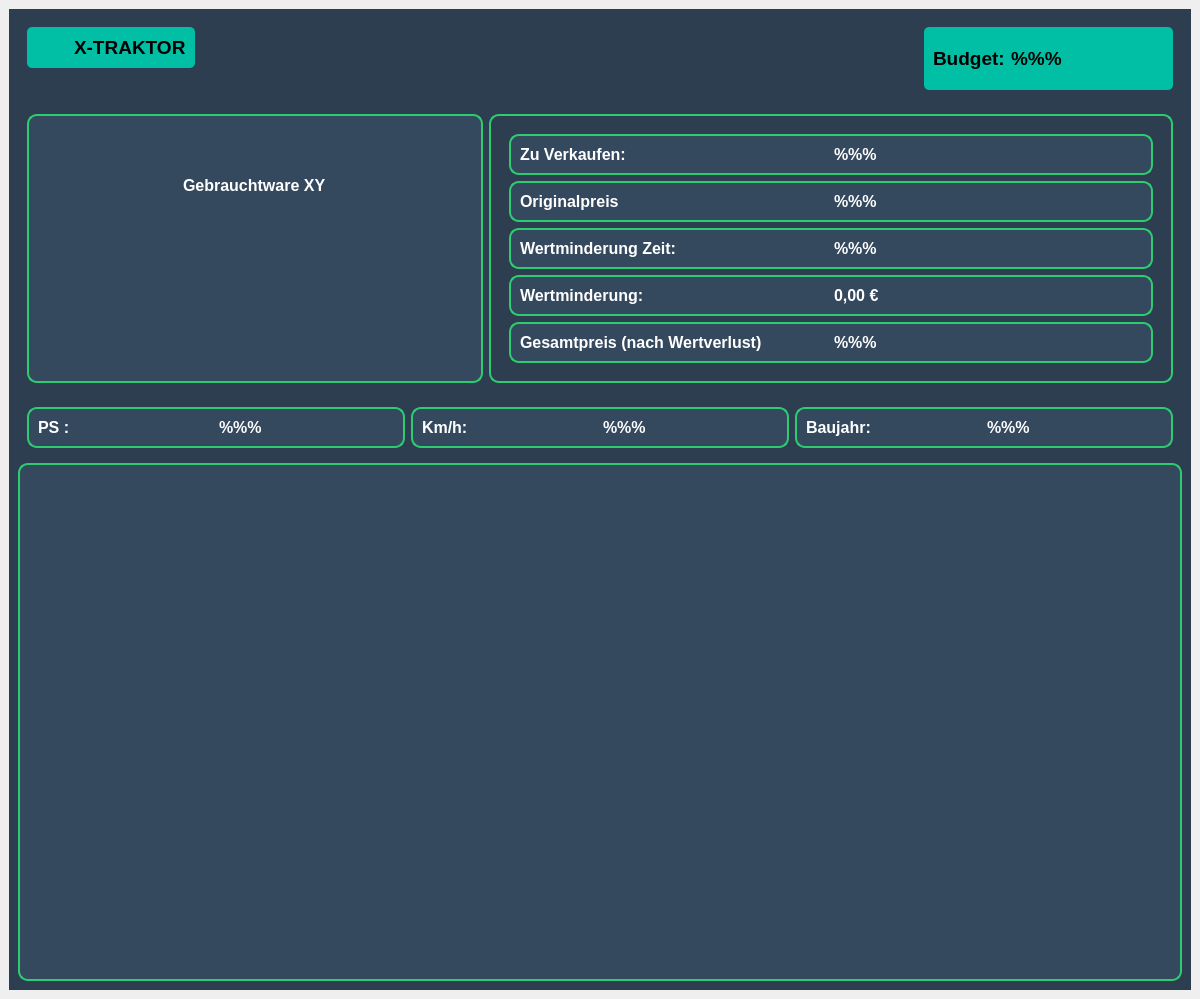
<?xml version="1.0" encoding="UTF-8"?>
<ui version="4.0">
 <class>MainWindow</class>
 <widget class="QMainWindow" name="MainWindow">
  <property name="geometry">
   <rect>
    <x>0</x>
    <y>0</y>
    <width>1200</width>
    <height>999</height>
   </rect>
  </property>
  <property name="windowTitle">
   <string>Gebrauchtwaren</string>
  </property>
  <widget class="QWidget" name="centralwidget">
   <layout class="QVBoxLayout" name="verticalLayout">
    <item>
     <widget class="QFrame" name="main_frame">
      <property name="styleSheet">
       <string notr="true">QFrame#main_frame{
	background-color: rgb(44, 62, 80);
	
}</string>
      </property>
      <property name="frameShape">
       <enum>QFrame::NoFrame</enum>
      </property>
      <property name="frameShadow">
       <enum>QFrame::Raised</enum>
      </property>
      <layout class="QVBoxLayout" name="verticalLayout_2">
       <item>
        <widget class="QFrame" name="header_frame">
         <property name="styleSheet">
          <string notr="true"/>
         </property>
         <property name="frameShape">
          <enum>QFrame::NoFrame</enum>
         </property>
         <property name="frameShadow">
          <enum>QFrame::Raised</enum>
         </property>
         <layout class="QHBoxLayout" name="horizontalLayout">
          <item alignment="Qt::AlignLeft|Qt::AlignTop">
           <widget class="QFrame" name="frame">
            <property name="styleSheet">
             <string notr="true">background-color: rgb(0, 191, 165);
border-radius: 5px;
</string>
            </property>
            <property name="frameShape">
             <enum>QFrame::NoFrame</enum>
            </property>
            <property name="frameShadow">
             <enum>QFrame::Raised</enum>
            </property>
            <layout class="QHBoxLayout" name="horizontalLayout_3">
             <item>
              <widget class="QPushButton" name="home_Button">
               <property name="cursor">
                <cursorShape>PointingHandCursor</cursorShape>
               </property>
               <property name="text">
                <string/>
               </property>
               <property name="icon">
                <iconset>
                 <normaloff>:/Icons/icons/home.svg</normaloff>:/Icons/icons/home.svg</iconset>
               </property>
               <property name="iconSize">
                <size>
                 <width>45</width>
                 <height>45</height>
                </size>
               </property>
              </widget>
             </item>
             <item>
              <widget class="QLabel" name="web_label">
               <property name="font">
                <font>
                 <pointsize>14</pointsize>
                 <bold>true</bold>
                </font>
               </property>
               <property name="frameShape">
                <enum>QFrame::NoFrame</enum>
               </property>
               <property name="frameShadow">
                <enum>QFrame::Plain</enum>
               </property>
               <property name="text">
                <string>X-TRAKTOR</string>
               </property>
              </widget>
             </item>
            </layout>
           </widget>
          </item>
          <item alignment="Qt::AlignRight|Qt::AlignTop">
           <widget class="QFrame" name="frame_2">
            <property name="sizePolicy">
             <sizepolicy hsizetype="Preferred" vsizetype="Preferred">
              <horstretch>0</horstretch>
              <verstretch>0</verstretch>
             </sizepolicy>
            </property>
            <property name="styleSheet">
             <string notr="true">background-color: rgb(0, 191, 165);
border-radius: 5px;
</string>
            </property>
            <property name="frameShape">
             <enum>QFrame::NoFrame</enum>
            </property>
            <property name="frameShadow">
             <enum>QFrame::Raised</enum>
            </property>
            <layout class="QHBoxLayout" name="horizontalLayout_2">
             <item>
              <widget class="QLabel" name="label_3">
               <property name="font">
                <font>
                 <pointsize>14</pointsize>
                 <bold>true</bold>
                </font>
               </property>
               <property name="text">
                <string>Budget:</string>
               </property>
              </widget>
             </item>
             <item>
              <widget class="QLabel" name="budget_label">
               <property name="font">
                <font>
                 <pointsize>14</pointsize>
                 <bold>true</bold>
                </font>
               </property>
               <property name="inputMethodHints">
                <set>Qt::ImhNone</set>
               </property>
               <property name="text">
                <string>%%%</string>
               </property>
               <property name="textFormat">
                <enum>Qt::AutoText</enum>
               </property>
              </widget>
             </item>
             <item>
              <widget class="QPushButton" name="acc_Button">
               <property name="minimumSize">
                <size>
                 <width>45</width>
                 <height>45</height>
                </size>
               </property>
               <property name="cursor">
                <cursorShape>PointingHandCursor</cursorShape>
               </property>
               <property name="text">
                <string/>
               </property>
               <property name="iconSize">
                <size>
                 <width>45</width>
                 <height>45</height>
                </size>
               </property>
              </widget>
             </item>
             <item>
              <widget class="QPushButton" name="shopping_Button">
               <property name="minimumSize">
                <size>
                 <width>45</width>
                 <height>45</height>
                </size>
               </property>
               <property name="cursor">
                <cursorShape>PointingHandCursor</cursorShape>
               </property>
               <property name="text">
                <string/>
               </property>
               <property name="iconSize">
                <size>
                 <width>45</width>
                 <height>45</height>
                </size>
               </property>
              </widget>
             </item>
            </layout>
           </widget>
          </item>
         </layout>
        </widget>
       </item>
       <item>
        <widget class="QFrame" name="content_frame">
         <property name="accessibleName">
          <string/>
         </property>
         <property name="accessibleDescription">
          <string/>
         </property>
         <property name="styleSheet">
          <string notr="true">QFrame#content_frame{
	background-color: rgb(44, 62, 80);
}</string>
         </property>
         <property name="frameShape">
          <enum>QFrame::NoFrame</enum>
         </property>
         <property name="frameShadow">
          <enum>QFrame::Raised</enum>
         </property>
         <layout class="QHBoxLayout" name="horizontalLayout_4" stretch="2,3">
          <item>
           <widget class="QFrame" name="frame_1">
            <property name="styleSheet">
             <string notr="true">QFrame#frame_1{
	background-color: rgb(52, 73, 94);
	border-radius: 10px;
	border: 2px solid rgb(46, 204, 113);
}</string>
            </property>
            <property name="frameShape">
             <enum>QFrame::NoFrame</enum>
            </property>
            <property name="frameShadow">
             <enum>QFrame::Raised</enum>
            </property>
            <layout class="QVBoxLayout" name="verticalLayout_3">
             <item alignment="Qt::AlignHCenter">
              <widget class="QLabel" name="name_label">
               <property name="font">
                <font>
                 <pointsize>12</pointsize>
                 <bold>true</bold>
                </font>
               </property>
               <property name="styleSheet">
                <string notr="true">color: white;</string>
               </property>
               <property name="text">
                <string>Gebrauchtware XY</string>
               </property>
              </widget>
             </item>
             <item alignment="Qt::AlignHCenter|Qt::AlignVCenter">
              <widget class="QLabel" name="picture">
               <property name="maximumSize">
                <size>
                 <width>400</width>
                 <height>400</height>
                </size>
               </property>
               <property name="focusPolicy">
                <enum>Qt::NoFocus</enum>
               </property>
               <property name="text">
                <string/>
               </property>
               <property name="pixmap">
                <pixmap>:/Traktoren/pictures/Traktoren/Claas_Axion_950.jpg</pixmap>
               </property>
               <property name="scaledContents">
                <bool>true</bool>
               </property>
              </widget>
             </item>
            </layout>
           </widget>
          </item>
          <item>
           <widget class="QFrame" name="frame_3">
            <property name="styleSheet">
             <string notr="true">QFrame#frame_3 {
	background-color: rgb(44, 62, 80);
	border-radius: 10px;
	border: 2px solid rgb(46, 204, 113);
}</string>
            </property>
            <property name="frameShape">
             <enum>QFrame::NoFrame</enum>
            </property>
            <property name="frameShadow">
             <enum>QFrame::Raised</enum>
            </property>
            <layout class="QVBoxLayout" name="verticalLayout_4">
             <item>
              <widget class="QFrame" name="frame_8">
               <property name="styleSheet">
                <string notr="true">QFrame#frame_8 {
	background-color: rgb(44, 62, 80);
}</string>
               </property>
               <property name="frameShape">
                <enum>QFrame::NoFrame</enum>
               </property>
               <property name="frameShadow">
                <enum>QFrame::Raised</enum>
               </property>
               <layout class="QVBoxLayout" name="verticalLayout_6">
                <item>
                 <widget class="QFrame" name="frame_4">
                  <property name="styleSheet">
                   <string notr="true">QFrame#frame_4{
	background-color: rgb(52, 73, 94);
	border-radius: 10px;
	border: 2px solid rgb(46, 204, 113);
}</string>
                  </property>
                  <property name="frameShape">
                   <enum>QFrame::NoFrame</enum>
                  </property>
                  <property name="frameShadow">
                   <enum>QFrame::Raised</enum>
                  </property>
                  <layout class="QHBoxLayout" name="horizontalLayout_10">
                   <item>
                    <widget class="QLabel" name="label">
                     <property name="font">
                      <font>
                       <pointsize>12</pointsize>
                       <bold>true</bold>
                      </font>
                     </property>
                     <property name="styleSheet">
                      <string notr="true">color: white;</string>
                     </property>
                     <property name="text">
                      <string>Zu Verkaufen:</string>
                     </property>
                    </widget>
                   </item>
                   <item>
                    <widget class="QLabel" name="anz_status">
                     <property name="font">
                      <font>
                       <pointsize>12</pointsize>
                       <bold>true</bold>
                      </font>
                     </property>
                     <property name="styleSheet">
                      <string notr="true">color: white;</string>
                     </property>
                     <property name="text">
                      <string>%%%</string>
                     </property>
                    </widget>
                   </item>
                  </layout>
                 </widget>
                </item>
                <item>
                 <widget class="QFrame" name="frame_6">
                  <property name="styleSheet">
                   <string notr="true">QFrame#frame_6{
	background-color: rgb(52, 73, 94);
	border-radius: 10px;
	border: 2px solid rgb(46, 204, 113);
}</string>
                  </property>
                  <property name="frameShape">
                   <enum>QFrame::NoFrame</enum>
                  </property>
                  <property name="frameShadow">
                   <enum>QFrame::Raised</enum>
                  </property>
                  <layout class="QHBoxLayout" name="horizontalLayout_6">
                   <item>
                    <widget class="QLabel" name="preis_label">
                     <property name="font">
                      <font>
                       <pointsize>12</pointsize>
                       <bold>true</bold>
                      </font>
                     </property>
                     <property name="styleSheet">
                      <string notr="true">color: white;</string>
                     </property>
                     <property name="text">
                      <string>Originalpreis</string>
                     </property>
                    </widget>
                   </item>
                   <item>
                    <widget class="QLabel" name="alt_preis_status">
                     <property name="font">
                      <font>
                       <pointsize>12</pointsize>
                       <bold>true</bold>
                      </font>
                     </property>
                     <property name="styleSheet">
                      <string notr="true">color: white;</string>
                     </property>
                     <property name="text">
                      <string>%%%</string>
                     </property>
                    </widget>
                   </item>
                  </layout>
                 </widget>
                </item>
                <item>
                 <widget class="QFrame" name="frame_7">
                  <property name="styleSheet">
                   <string notr="true">QFrame#frame_7{
	background-color: rgb(52, 73, 94);
	border-radius: 10px;
	border: 2px solid rgb(46, 204, 113);
}</string>
                  </property>
                  <property name="frameShape">
                   <enum>QFrame::NoFrame</enum>
                  </property>
                  <property name="frameShadow">
                   <enum>QFrame::Raised</enum>
                  </property>
                  <layout class="QHBoxLayout" name="horizontalLayout_15">
                   <item>
                    <widget class="QLabel" name="label_4">
                     <property name="font">
                      <font>
                       <pointsize>12</pointsize>
                       <bold>true</bold>
                      </font>
                     </property>
                     <property name="styleSheet">
                      <string notr="true">color: white;</string>
                     </property>
                     <property name="text">
                      <string>Wertminderung Zeit:</string>
                     </property>
                    </widget>
                   </item>
                   <item>
                    <widget class="QLabel" name="zeit_status">
                     <property name="font">
                      <font>
                       <pointsize>12</pointsize>
                       <bold>true</bold>
                      </font>
                     </property>
                     <property name="styleSheet">
                      <string notr="true">color: white;</string>
                     </property>
                     <property name="text">
                      <string>%%%</string>
                     </property>
                    </widget>
                   </item>
                  </layout>
                 </widget>
                </item>
                <item>
                 <widget class="QFrame" name="frame_9">
                  <property name="styleSheet">
                   <string notr="true">QFrame#frame_9{
	background-color: rgb(52, 73, 94);
	border-radius: 10px;
	border: 2px solid rgb(46, 204, 113);
}</string>
                  </property>
                  <property name="frameShape">
                   <enum>QFrame::NoFrame</enum>
                  </property>
                  <property name="frameShadow">
                   <enum>QFrame::Raised</enum>
                  </property>
                  <layout class="QHBoxLayout" name="horizontalLayout_7">
                   <item>
                    <widget class="QLabel" name="wert_label">
                     <property name="font">
                      <font>
                       <pointsize>12</pointsize>
                       <bold>true</bold>
                      </font>
                     </property>
                     <property name="styleSheet">
                      <string notr="true">color: white;</string>
                     </property>
                     <property name="text">
                      <string>Wertminderung:</string>
                     </property>
                    </widget>
                   </item>
                   <item>
                    <widget class="QLabel" name="wert_status">
                     <property name="font">
                      <font>
                       <pointsize>12</pointsize>
                       <bold>true</bold>
                      </font>
                     </property>
                     <property name="styleSheet">
                      <string notr="true">color: white;</string>
                     </property>
                     <property name="text">
                      <string>0,00 €</string>
                     </property>
                    </widget>
                   </item>
                  </layout>
                 </widget>
                </item>
                <item>
                 <widget class="QFrame" name="frame_5">
                  <property name="styleSheet">
                   <string notr="true">QFrame#frame_5{
	background-color: rgb(52, 73, 94);
	border-radius: 10px;
	border: 2px solid rgb(46, 204, 113);
}</string>
                  </property>
                  <property name="frameShape">
                   <enum>QFrame::NoFrame</enum>
                  </property>
                  <property name="frameShadow">
                   <enum>QFrame::Raised</enum>
                  </property>
                  <layout class="QHBoxLayout" name="horizontalLayout_14">
                   <item>
                    <widget class="QLabel" name="label_2">
                     <property name="font">
                      <font>
                       <pointsize>12</pointsize>
                       <bold>true</bold>
                      </font>
                     </property>
                     <property name="styleSheet">
                      <string notr="true">color: white;</string>
                     </property>
                     <property name="text">
                      <string>Gesamtpreis (nach Wertverlust)</string>
                     </property>
                    </widget>
                   </item>
                   <item>
                    <widget class="QLabel" name="neu_preis_status">
                     <property name="font">
                      <font>
                       <pointsize>12</pointsize>
                       <bold>true</bold>
                      </font>
                     </property>
                     <property name="styleSheet">
                      <string notr="true">color: white;</string>
                     </property>
                     <property name="text">
                      <string>%%%</string>
                     </property>
                    </widget>
                   </item>
                  </layout>
                 </widget>
                </item>
               </layout>
              </widget>
             </item>
            </layout>
           </widget>
          </item>
         </layout>
        </widget>
       </item>
       <item>
        <widget class="QFrame" name="frame_13">
         <property name="frameShape">
          <enum>QFrame::NoFrame</enum>
         </property>
         <property name="frameShadow">
          <enum>QFrame::Raised</enum>
         </property>
         <layout class="QHBoxLayout" name="horizontalLayout_5">
          <item>
           <widget class="QFrame" name="frame_16">
            <property name="styleSheet">
             <string notr="true">QFrame#frame_16{
	background-color: rgb(52, 73, 94);
	border-radius: 10px;
	border: 2px solid rgb(46, 204, 113);
}</string>
            </property>
            <property name="frameShape">
             <enum>QFrame::NoFrame</enum>
            </property>
            <property name="frameShadow">
             <enum>QFrame::Raised</enum>
            </property>
            <layout class="QHBoxLayout" name="horizontalLayout_11">
             <item>
              <widget class="QLabel" name="ps_label">
               <property name="font">
                <font>
                 <pointsize>12</pointsize>
                 <bold>true</bold>
                </font>
               </property>
               <property name="styleSheet">
                <string notr="true">color: white;</string>
               </property>
               <property name="text">
                <string>PS : </string>
               </property>
              </widget>
             </item>
             <item>
              <widget class="QLabel" name="ps_status">
               <property name="font">
                <font>
                 <pointsize>12</pointsize>
                 <bold>true</bold>
                </font>
               </property>
               <property name="styleSheet">
                <string notr="true">color: white;</string>
               </property>
               <property name="text">
                <string>%%%</string>
               </property>
              </widget>
             </item>
            </layout>
           </widget>
          </item>
          <item>
           <widget class="QFrame" name="frame_15">
            <property name="styleSheet">
             <string notr="true">QFrame#frame_15{
	background-color: rgb(52, 73, 94);
	border-radius: 10px;
	border: 2px solid rgb(46, 204, 113);
}</string>
            </property>
            <property name="frameShape">
             <enum>QFrame::NoFrame</enum>
            </property>
            <property name="frameShadow">
             <enum>QFrame::Raised</enum>
            </property>
            <layout class="QHBoxLayout" name="horizontalLayout_12">
             <item>
              <widget class="QLabel" name="kmh_label">
               <property name="font">
                <font>
                 <pointsize>12</pointsize>
                 <bold>true</bold>
                </font>
               </property>
               <property name="styleSheet">
                <string notr="true">color: white;</string>
               </property>
               <property name="text">
                <string>Km/h:</string>
               </property>
              </widget>
             </item>
             <item>
              <widget class="QLabel" name="kmh_status">
               <property name="font">
                <font>
                 <pointsize>12</pointsize>
                 <bold>true</bold>
                </font>
               </property>
               <property name="styleSheet">
                <string notr="true">color: white;</string>
               </property>
               <property name="text">
                <string>%%%</string>
               </property>
              </widget>
             </item>
            </layout>
           </widget>
          </item>
          <item>
           <widget class="QFrame" name="frame_14">
            <property name="styleSheet">
             <string notr="true">QFrame#frame_14{
	background-color: rgb(52, 73, 94);
	border-radius: 10px;
	border: 2px solid rgb(46, 204, 113);
}</string>
            </property>
            <property name="frameShape">
             <enum>QFrame::NoFrame</enum>
            </property>
            <property name="frameShadow">
             <enum>QFrame::Raised</enum>
            </property>
            <layout class="QHBoxLayout" name="horizontalLayout_13">
             <item>
              <widget class="QLabel" name="baujahr_label">
               <property name="font">
                <font>
                 <pointsize>12</pointsize>
                 <bold>true</bold>
                </font>
               </property>
               <property name="styleSheet">
                <string notr="true">color: white;</string>
               </property>
               <property name="text">
                <string>Baujahr:</string>
               </property>
              </widget>
             </item>
             <item>
              <widget class="QLabel" name="baujahr_status">
               <property name="font">
                <font>
                 <pointsize>12</pointsize>
                 <bold>true</bold>
                </font>
               </property>
               <property name="styleSheet">
                <string notr="true">color: white;</string>
               </property>
               <property name="text">
                <string>%%%</string>
               </property>
              </widget>
             </item>
            </layout>
           </widget>
          </item>
         </layout>
        </widget>
       </item>
       <item>
        <widget class="QFrame" name="scroll_frame">
         <property name="styleSheet">
          <string notr="true">QFrame#scroll_frame{
	background-color: rgb(52, 73, 94);
	border-radius: 10px;
	border: 2px solid rgb(46, 204, 113);
}</string>
         </property>
         <property name="frameShape">
          <enum>QFrame::NoFrame</enum>
         </property>
         <property name="frameShadow">
          <enum>QFrame::Raised</enum>
         </property>
         <layout class="QHBoxLayout" name="horizontalLayout_8">
          <item>
           <widget class="QScrollArea" name="dyn_scrollarea">
            <property name="styleSheet">
             <string notr="true">background-color:rgb(52, 73, 94);</string>
            </property>
            <property name="frameShape">
             <enum>QFrame::NoFrame</enum>
            </property>
            <property name="verticalScrollBarPolicy">
             <enum>Qt::ScrollBarAlwaysOff</enum>
            </property>
            <property name="horizontalScrollBarPolicy">
             <enum>Qt::ScrollBarAsNeeded</enum>
            </property>
            <property name="sizeAdjustPolicy">
             <enum>QAbstractScrollArea::AdjustToContents</enum>
            </property>
            <property name="widgetResizable">
             <bool>true</bool>
            </property>
            <widget class="QWidget" name="scrollAreaWidgetContents">
             <property name="geometry">
              <rect>
               <x>0</x>
               <y>0</y>
               <width>1142</width>
               <height>478</height>
              </rect>
             </property>
             <layout class="QHBoxLayout" name="horizontalLayout_9"/>
            </widget>
           </widget>
          </item>
         </layout>
        </widget>
       </item>
      </layout>
     </widget>
    </item>
   </layout>
  </widget>
 </widget>
 <resources>
  <include location="resources/ressources.qrc"/>
 </resources>
 <connections/>
</ui>
